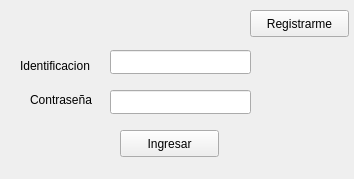
<?xml version="1.0" encoding="UTF-8"?>
<ui version="4.0">
 <class>login</class>
 <widget class="QMainWindow" name="login">
  <property name="geometry">
   <rect>
    <x>0</x>
    <y>0</y>
    <width>354</width>
    <height>179</height>
   </rect>
  </property>
  <property name="windowTitle">
   <string>Login</string>
  </property>
  <property name="windowIcon">
   <iconset>
    <normaloff>icono.png</normaloff>icono.png</iconset>
  </property>
  <widget class="QWidget" name="centralwidget">
   <widget class="QPushButton" name="btn_Ingresar">
    <property name="geometry">
     <rect>
      <x>120</x>
      <y>130</y>
      <width>99</width>
      <height>27</height>
     </rect>
    </property>
    <property name="text">
     <string>Ingresar</string>
    </property>
   </widget>
   <widget class="QPushButton" name="btn_registro">
    <property name="geometry">
     <rect>
      <x>250</x>
      <y>10</y>
      <width>99</width>
      <height>27</height>
     </rect>
    </property>
    <property name="text">
     <string>Registrarme</string>
    </property>
   </widget>
   <widget class="QLabel" name="labelID">
    <property name="geometry">
     <rect>
      <x>20</x>
      <y>50</y>
      <width>101</width>
      <height>31</height>
     </rect>
    </property>
    <property name="text">
     <string>Identificacion</string>
    </property>
   </widget>
   <widget class="QLabel" name="label_2">
    <property name="geometry">
     <rect>
      <x>30</x>
      <y>90</y>
      <width>81</width>
      <height>20</height>
     </rect>
    </property>
    <property name="text">
     <string>Contraseña</string>
    </property>
   </widget>
   <widget class="QLineEdit" name="lineEdit">
    <property name="geometry">
     <rect>
      <x>110</x>
      <y>50</y>
      <width>141</width>
      <height>24</height>
     </rect>
    </property>
   </widget>
   <widget class="QLineEdit" name="lineEdit_2">
    <property name="geometry">
     <rect>
      <x>110</x>
      <y>90</y>
      <width>141</width>
      <height>24</height>
     </rect>
    </property>
   </widget>
  </widget>
 </widget>
 <resources/>
 <connections/>
</ui>
